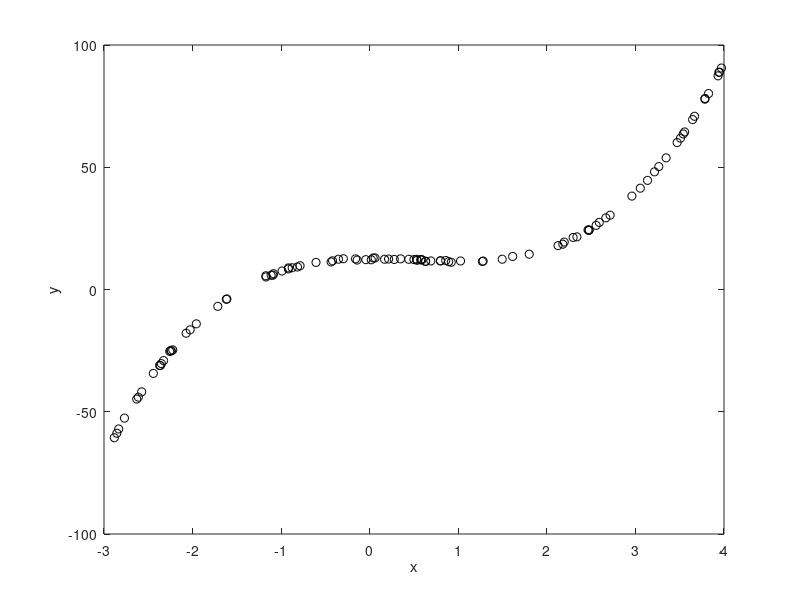

Reproduce this figure in MATLAB.
% first create a .txt file as the file is not available
% I will show you how to use importdata() function

% create  vectors x and y
% x is a vector of uniformly distributed random points
% in the interval [-3,4)
% Since rand fuction returns uniformly distributed random  number
% in the interval [0,1)
% in order to draw uniform random points in the interval [a,b)
% you need to use the following formula
% formula:
% a+(b-a)*rand(1,N) N data points
x=-3+(4+3)*rand(1,100); % total 100 data points

% similarly create y vector
y=2*x.^3-3*x.^2+12;

% add some random noise to the vector y 
% it is just for fitting purpose only
y=y+rand(1,100);

% Note : use your own data 
% these have been constructed to demonbstrate the usage of importdata()
%%%%%%%%%%%%%%%%%%%%%%%%%%%%%%%%%%%%%%%%%%%%%%%%%%%%%%%%%%%%%%%%%%%%%%%%%
% create the .txt file

% create a matrix mat
mat=[x;y];
fid = fopen( 'xy_data.txt', 'w' );

% save the matrix as text file
dlmwrite('xy_data.txt',mat);
fclose(fid); % close the file
%%%%%%%%%%%%%%%%%%%%%%%%%%%%%%%%%%%%%%%%%%%%%%%%%%%%%%%%%%%%%%%%%%%%%%%

%%%%%%%%%%%%%%%%%%%%%%%%%%%%%%%%%%%%%%%%%%%%%%%%%%%%%%%%%%%%%%%%%%%
% part A))

data=importdata('xy_data.txt'); % import the data into a matrix

% extract x-values
x=data(1,:); % first row

% extract the y data
y=data(2,:); % second row

% plot
figure; % figure1
plot(x,y,'.','Marker','o','Color','k')
xlabel('x')
ylabel('y')

%%%%%%%%%%%%%%%%%%%%%%%%%%%%%%%%%%%%%%%%%%%%%%%%%%%

% part B))
% fit the 7th order polynomial
% p_7 a vector of coefficients of the 7th order polynomial
% in the order an,an-1,an-2,...,a0
p_7=polyfit(x,y,7); 

% plot the data with increased resolution of x(increased step size)
